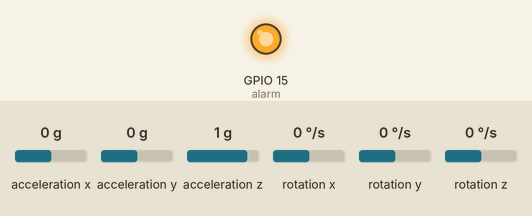
Simulated run of this sketch. Board: ESP8266 (NodeMCU). On the bench: output pins drawn as LEDs (lit = HIGH). Wiring (inferred from the names in the program): MPU-6050 motion sensor at I2C address 0x68. The test bench sets the inputs (shaded band); at power-on: acceleration x 0 g, acceleration y 0 g, acceleration z 1 g, rotation x 0 °/s, rotation y 0 °/s, rotation z 0 °/s.

Above: at 1.6 s.
At 3.3 s:
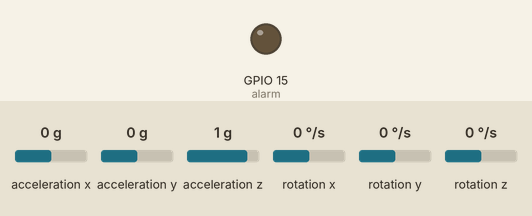
3.4 s: acceleration x set to -0.2 g
4.9 s: acceleration x set to -0.5 g
6.4 s: acceleration y set to -0.2 g
7.9 s: acceleration y set to -0.5 g
Timing chart, 0 to 10.4 s (numbered marks = the images above; inputs shaded):
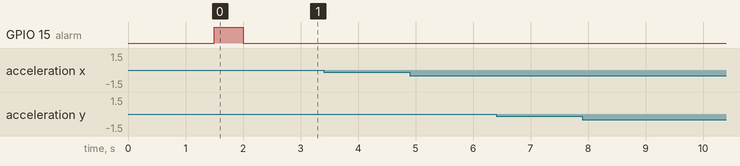

The sketch:

Train_v1.ino
```cpp
#include <Ticker.h>
#include <ESP8266WiFi.h>
#include <PubSubClient.h>
#include <Wire.h>
#include <Arduino.h>

// MPU6050 Slave Device Address
const uint8_t MPU6050SlaveAddress = 0x68;
// Select SDA and SCL pins for I2C communication
const uint8_t scl = 5;
const uint8_t sda = 4;
int timeIndex = 0;
int indx = 0;
int alarm = 15;
boolean isNew = true;
const int arrSize = 60;

int16_t Ax, Ay, Az, Gx, Gy, Gz, Ax1, Ay1, Az1, AxD, AyD, AzD, GxD, GyD, GzD;
// sensitivity scale factor respective to full scale setting provided in datasheet
const uint16_t AccelScaleFactor = 10;
const uint16_t GyroScaleFactor = 10;
// MPU6050 few configuration register addresses
const uint8_t MPU6050_REGISTER_SMPLRT_DIV   =  0x19;
const uint8_t MPU6050_REGISTER_USER_CTRL    =  0x6A;
const uint8_t MPU6050_REGISTER_PWR_MGMT_1   =  0x6B;
const uint8_t MPU6050_REGISTER_PWR_MGMT_2   =  0x6C;
const uint8_t MPU6050_REGISTER_CONFIG       =  0x1A;
const uint8_t MPU6050_REGISTER_GYRO_CONFIG  =  0x1B;
const uint8_t MPU6050_REGISTER_ACCEL_CONFIG =  0x1C;
const uint8_t MPU6050_REGISTER_FIFO_EN      =  0x23;
const uint8_t MPU6050_REGISTER_INT_ENABLE   =  0x38;
const uint8_t MPU6050_REGISTER_ACCEL_XOUT_H =  0x3B;
const uint8_t MPU6050_REGISTER_SIGNAL_PATH_RESET  = 0x68;
int16_t AccelX, AccelY, AccelZ, GyroX, GyroY, GyroZ;


int Calculate_Diff(double arr[]) {
  int minumum = 0, maximum = 0;
  for (int i = 0; i < arrSize ; i++) {
    if (arr[i] < minumum) {
      minumum = arr[i];
    }
    else if (arr[i] >= maximum) {
      maximum = arr[i];
    }
  }
  return (maximum - minumum);
}

void I2C_Write(uint8_t deviceAddress, uint8_t regAddress, uint8_t data) {
  Wire.beginTransmission(deviceAddress);
  Wire.write(regAddress);
  Wire.write(data);
  Wire.endTransmission();
}

// read all 14 register
void Read_RawValue(uint8_t deviceAddress, uint8_t regAddress) {
  Wire.beginTransmission(deviceAddress);
  Wire.write(regAddress);
  Wire.endTransmission();
  Wire.requestFrom(deviceAddress, (uint8_t)14);
  AccelX = (((int16_t)Wire.read() << 8) | Wire.read());
  AccelY = (((int16_t)Wire.read() << 8) | Wire.read());
  AccelZ = (((int16_t)Wire.read() << 8) | Wire.read());
  GyroX = (((int16_t)Wire.read() << 8) | Wire.read());
  GyroY = (((int16_t)Wire.read() << 8) | Wire.read());
  GyroZ = (((int16_t)Wire.read() << 8) | Wire.read());
}

//configure MPU6050
void MPU6050_Init() {
  delay(150);
  I2C_Write(MPU6050SlaveAddress, MPU6050_REGISTER_SMPLRT_DIV, 0x07);
  I2C_Write(MPU6050SlaveAddress, MPU6050_REGISTER_PWR_MGMT_1, 0x01);
  I2C_Write(MPU6050SlaveAddress, MPU6050_REGISTER_PWR_MGMT_2, 0x00);
  I2C_Write(MPU6050SlaveAddress, MPU6050_REGISTER_CONFIG, 0x00);
  I2C_Write(MPU6050SlaveAddress, MPU6050_REGISTER_GYRO_CONFIG, 0x00);//set +/-250 degree/second full scale
  I2C_Write(MPU6050SlaveAddress, MPU6050_REGISTER_ACCEL_CONFIG, 0x03);// set +/- 16g full scale
  I2C_Write(MPU6050SlaveAddress, MPU6050_REGISTER_FIFO_EN, 0x00);
  I2C_Write(MPU6050SlaveAddress, MPU6050_REGISTER_INT_ENABLE, 0x01);
  I2C_Write(MPU6050SlaveAddress, MPU6050_REGISTER_SIGNAL_PATH_RESET, 0x00);
  I2C_Write(MPU6050SlaveAddress, MPU6050_REGISTER_USER_CTRL, 0x00);
}


void setup() {
  Wire.begin(sda, scl);
  Serial.begin(9600);
  delay(500);
  pinMode(alarm, OUTPUT);
  delay(500);
  delay(500);
  digitalWrite(alarm, HIGH);
  delay(500);
  digitalWrite(alarm, LOW);
  MPU6050_Init();
}


void loop() {
  delay(200);
  Ax1 = Ax;
  Ay1 = Ay;
  Az1 = Az;
  Read_RawValue(MPU6050SlaveAddress, MPU6050_REGISTER_ACCEL_XOUT_H);
  Ax =  AccelX / AccelScaleFactor;
  Ay =  AccelY / AccelScaleFactor;
  Az =  AccelZ / AccelScaleFactor;
  Gx = GyroX / GyroScaleFactor;
  Gy = GyroY / GyroScaleFactor;
  Gz = GyroZ / GyroScaleFactor;
  if (isNew) {
    isNew = false;
  }
  else {
    if ((Ax - Ax1 >= 650) || (Ax - Ax1 <= -650) || (Ay - Ay1 >= 650) || (Ay - Ay1 <= -650) || (Az - Az1 >= 650) || (Az - Az1 <= -650)) {
      isNew = true;
      String str = "";
      digitalWrite(alarm, HIGH);
      for (int i = 0; i < 30; i++) {
        Read_RawValue(MPU6050SlaveAddress, MPU6050_REGISTER_ACCEL_XOUT_H);
        Ax =  AccelX / AccelScaleFactor;
        Ay =  AccelY / AccelScaleFactor;
        Az =  AccelZ / AccelScaleFactor;
        Gx = GyroX / GyroScaleFactor;
        Gy = GyroY / GyroScaleFactor;
        Gz = GyroZ / GyroScaleFactor;
        str = "h," + String(Ax) + "," + String(Ay) + "," + String(Az) + "," + String(Gx) + "," + String(Gy) + "," + String(Gz) + ",";
        Serial.println(str);
        delay(100);
        str = "";
      }
      for (int i = 0; i <= 9; i++) {
        delay(1000);
      }
      digitalWrite(alarm, LOW);

    }
  }
}
```

Measured:
- after the input at 3.4 s, every drawn part: stays the same
- after the input at 4.9 s, every drawn part: stays the same
- after the input at 6.4 s, every drawn part: stays the same
- after the input at 7.9 s, every drawn part: stays the same
